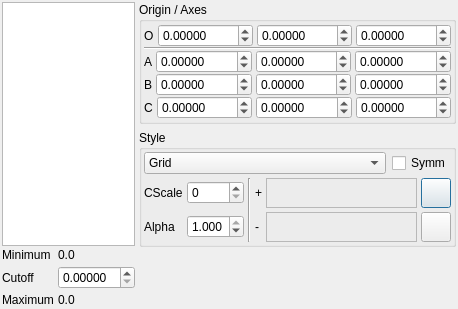
<ui version="4.0" >
 <class>GridsDialog</class>
 <widget class="QDialog" name="GridsDialog" >
  <property name="geometry" >
   <rect>
    <x>0</x>
    <y>0</y>
    <width>414</width>
    <height>309</height>
   </rect>
  </property>
  <property name="windowTitle" >
   <string>Grids</string>
  </property>
  <property name="windowIcon" >
   <iconset resource="icons.qrc" >:/stackicons/icons/stack_surfaces.svg</iconset>
  </property>
  <layout class="QHBoxLayout" >
   <property name="margin" >
    <number>2</number>
   </property>
   <property name="spacing" >
    <number>4</number>
   </property>
   <item>
    <layout class="QVBoxLayout" >
     <property name="margin" >
      <number>0</number>
     </property>
     <property name="spacing" >
      <number>0</number>
     </property>
     <item>
      <widget class="QFrame" name="menuFrame" >
       <property name="minimumSize" >
        <size>
         <width>0</width>
         <height>0</height>
        </size>
       </property>
       <property name="frameShape" >
        <enum>QFrame::NoFrame</enum>
       </property>
       <property name="frameShadow" >
        <enum>QFrame::Plain</enum>
       </property>
      </widget>
     </item>
     <item>
      <layout class="QHBoxLayout" >
       <property name="margin" >
        <number>0</number>
       </property>
       <property name="spacing" >
        <number>4</number>
       </property>
       <item>
        <layout class="QVBoxLayout" >
         <property name="margin" >
          <number>0</number>
         </property>
         <property name="spacing" >
          <number>2</number>
         </property>
         <item>
          <widget class="QListWidget" name="GridList" >
           <property name="sizePolicy" >
            <sizepolicy>
             <hsizetype>7</hsizetype>
             <vsizetype>7</vsizetype>
             <horstretch>100</horstretch>
             <verstretch>0</verstretch>
            </sizepolicy>
           </property>
          </widget>
         </item>
         <item>
          <layout class="QGridLayout" >
           <property name="margin" >
            <number>0</number>
           </property>
           <property name="spacing" >
            <number>4</number>
           </property>
           <item row="1" column="1" >
            <widget class="QDoubleSpinBox" name="GridCutoffSpin" >
             <property name="sizePolicy" >
              <sizepolicy>
               <hsizetype>7</hsizetype>
               <vsizetype>0</vsizetype>
               <horstretch>0</horstretch>
               <verstretch>0</verstretch>
              </sizepolicy>
             </property>
             <property name="decimals" >
              <number>5</number>
             </property>
             <property name="singleStep" >
              <double>0.001000000000000</double>
             </property>
            </widget>
           </item>
           <item row="2" column="1" >
            <widget class="QLabel" name="GridMaximumLabel" >
             <property name="sizePolicy" >
              <sizepolicy>
               <hsizetype>7</hsizetype>
               <vsizetype>5</vsizetype>
               <horstretch>0</horstretch>
               <verstretch>0</verstretch>
              </sizepolicy>
             </property>
             <property name="text" >
              <string>0.0</string>
             </property>
            </widget>
           </item>
           <item row="1" column="0" >
            <widget class="QLabel" name="label_37" >
             <property name="text" >
              <string>Cutoff</string>
             </property>
            </widget>
           </item>
           <item row="0" column="1" >
            <widget class="QLabel" name="GridMinimumLabel" >
             <property name="sizePolicy" >
              <sizepolicy>
               <hsizetype>7</hsizetype>
               <vsizetype>5</vsizetype>
               <horstretch>0</horstretch>
               <verstretch>0</verstretch>
              </sizepolicy>
             </property>
             <property name="text" >
              <string>0.0</string>
             </property>
            </widget>
           </item>
           <item row="0" column="0" >
            <widget class="QLabel" name="label_34" >
             <property name="text" >
              <string>Minimum</string>
             </property>
            </widget>
           </item>
           <item row="2" column="0" >
            <widget class="QLabel" name="label_35" >
             <property name="text" >
              <string>Maximum</string>
             </property>
            </widget>
           </item>
          </layout>
         </item>
        </layout>
       </item>
       <item>
        <layout class="QVBoxLayout" >
         <property name="margin" >
          <number>0</number>
         </property>
         <property name="spacing" >
          <number>6</number>
         </property>
         <item>
          <widget class="QGroupBox" name="GridOriginGroup" >
           <property name="sizePolicy" >
            <sizepolicy>
             <hsizetype>1</hsizetype>
             <vsizetype>5</vsizetype>
             <horstretch>0</horstretch>
             <verstretch>0</verstretch>
            </sizepolicy>
           </property>
           <property name="title" >
            <string>Origin / Axes</string>
           </property>
           <layout class="QVBoxLayout" >
            <property name="margin" >
             <number>2</number>
            </property>
            <property name="spacing" >
             <number>0</number>
            </property>
            <item>
             <layout class="QHBoxLayout" >
              <property name="margin" >
               <number>0</number>
              </property>
              <property name="spacing" >
               <number>4</number>
              </property>
              <item>
               <widget class="QLabel" name="label_31" >
                <property name="sizePolicy" >
                 <sizepolicy>
                  <hsizetype>1</hsizetype>
                  <vsizetype>5</vsizetype>
                  <horstretch>0</horstretch>
                  <verstretch>0</verstretch>
                 </sizepolicy>
                </property>
                <property name="text" >
                 <string>O</string>
                </property>
               </widget>
              </item>
              <item>
               <widget class="QDoubleSpinBox" name="GridOriginXSpin" >
                <property name="sizePolicy" >
                 <sizepolicy>
                  <hsizetype>7</hsizetype>
                  <vsizetype>0</vsizetype>
                  <horstretch>0</horstretch>
                  <verstretch>0</verstretch>
                 </sizepolicy>
                </property>
                <property name="decimals" >
                 <number>5</number>
                </property>
                <property name="maximum" >
                 <double>1000.000000000000000</double>
                </property>
                <property name="minimum" >
                 <double>-1000.000000000000000</double>
                </property>
               </widget>
              </item>
              <item>
               <widget class="QDoubleSpinBox" name="GridOriginYSpin" >
                <property name="sizePolicy" >
                 <sizepolicy>
                  <hsizetype>7</hsizetype>
                  <vsizetype>0</vsizetype>
                  <horstretch>0</horstretch>
                  <verstretch>0</verstretch>
                 </sizepolicy>
                </property>
                <property name="decimals" >
                 <number>5</number>
                </property>
                <property name="maximum" >
                 <double>1000.000000000000000</double>
                </property>
                <property name="minimum" >
                 <double>-1000.000000000000000</double>
                </property>
               </widget>
              </item>
              <item>
               <widget class="QDoubleSpinBox" name="GridOriginZSpin" >
                <property name="sizePolicy" >
                 <sizepolicy>
                  <hsizetype>7</hsizetype>
                  <vsizetype>0</vsizetype>
                  <horstretch>0</horstretch>
                  <verstretch>0</verstretch>
                 </sizepolicy>
                </property>
                <property name="decimals" >
                 <number>5</number>
                </property>
                <property name="maximum" >
                 <double>1000.000000000000000</double>
                </property>
                <property name="minimum" >
                 <double>-1000.000000000000000</double>
                </property>
               </widget>
              </item>
             </layout>
            </item>
            <item>
             <widget class="Line" name="line_3" >
              <property name="orientation" >
               <enum>Qt::Horizontal</enum>
              </property>
             </widget>
            </item>
            <item>
             <layout class="QHBoxLayout" >
              <property name="margin" >
               <number>0</number>
              </property>
              <property name="spacing" >
               <number>4</number>
              </property>
              <item>
               <widget class="QLabel" name="label_36" >
                <property name="sizePolicy" >
                 <sizepolicy>
                  <hsizetype>1</hsizetype>
                  <vsizetype>5</vsizetype>
                  <horstretch>0</horstretch>
                  <verstretch>0</verstretch>
                 </sizepolicy>
                </property>
                <property name="text" >
                 <string>A</string>
                </property>
               </widget>
              </item>
              <item>
               <widget class="QDoubleSpinBox" name="GridAxesAXSpin" >
                <property name="sizePolicy" >
                 <sizepolicy>
                  <hsizetype>7</hsizetype>
                  <vsizetype>0</vsizetype>
                  <horstretch>0</horstretch>
                  <verstretch>0</verstretch>
                 </sizepolicy>
                </property>
                <property name="decimals" >
                 <number>5</number>
                </property>
                <property name="maximum" >
                 <double>10.000000000000000</double>
                </property>
                <property name="minimum" >
                 <double>-10.000000000000000</double>
                </property>
                <property name="singleStep" >
                 <double>0.100000000000000</double>
                </property>
               </widget>
              </item>
              <item>
               <widget class="QDoubleSpinBox" name="GridAxesAYSpin" >
                <property name="sizePolicy" >
                 <sizepolicy>
                  <hsizetype>7</hsizetype>
                  <vsizetype>0</vsizetype>
                  <horstretch>0</horstretch>
                  <verstretch>0</verstretch>
                 </sizepolicy>
                </property>
                <property name="decimals" >
                 <number>5</number>
                </property>
                <property name="maximum" >
                 <double>10.000000000000000</double>
                </property>
                <property name="minimum" >
                 <double>-10.000000000000000</double>
                </property>
                <property name="singleStep" >
                 <double>0.100000000000000</double>
                </property>
               </widget>
              </item>
              <item>
               <widget class="QDoubleSpinBox" name="GridAxesAZSpin" >
                <property name="sizePolicy" >
                 <sizepolicy>
                  <hsizetype>7</hsizetype>
                  <vsizetype>0</vsizetype>
                  <horstretch>0</horstretch>
                  <verstretch>0</verstretch>
                 </sizepolicy>
                </property>
                <property name="decimals" >
                 <number>5</number>
                </property>
                <property name="maximum" >
                 <double>10.000000000000000</double>
                </property>
                <property name="minimum" >
                 <double>-10.000000000000000</double>
                </property>
                <property name="singleStep" >
                 <double>0.100000000000000</double>
                </property>
               </widget>
              </item>
             </layout>
            </item>
            <item>
             <layout class="QHBoxLayout" >
              <property name="margin" >
               <number>0</number>
              </property>
              <property name="spacing" >
               <number>4</number>
              </property>
              <item>
               <widget class="QLabel" name="label_32" >
                <property name="sizePolicy" >
                 <sizepolicy>
                  <hsizetype>1</hsizetype>
                  <vsizetype>5</vsizetype>
                  <horstretch>0</horstretch>
                  <verstretch>0</verstretch>
                 </sizepolicy>
                </property>
                <property name="text" >
                 <string>B</string>
                </property>
               </widget>
              </item>
              <item>
               <widget class="QDoubleSpinBox" name="GridAxesBXSpin" >
                <property name="sizePolicy" >
                 <sizepolicy>
                  <hsizetype>7</hsizetype>
                  <vsizetype>0</vsizetype>
                  <horstretch>0</horstretch>
                  <verstretch>0</verstretch>
                 </sizepolicy>
                </property>
                <property name="decimals" >
                 <number>5</number>
                </property>
                <property name="maximum" >
                 <double>10.000000000000000</double>
                </property>
                <property name="minimum" >
                 <double>-10.000000000000000</double>
                </property>
                <property name="singleStep" >
                 <double>0.100000000000000</double>
                </property>
               </widget>
              </item>
              <item>
               <widget class="QDoubleSpinBox" name="GridAxesBYSpin" >
                <property name="sizePolicy" >
                 <sizepolicy>
                  <hsizetype>7</hsizetype>
                  <vsizetype>0</vsizetype>
                  <horstretch>0</horstretch>
                  <verstretch>0</verstretch>
                 </sizepolicy>
                </property>
                <property name="decimals" >
                 <number>5</number>
                </property>
                <property name="maximum" >
                 <double>10.000000000000000</double>
                </property>
                <property name="minimum" >
                 <double>-10.000000000000000</double>
                </property>
                <property name="singleStep" >
                 <double>0.100000000000000</double>
                </property>
               </widget>
              </item>
              <item>
               <widget class="QDoubleSpinBox" name="GridAxesBZSpin" >
                <property name="sizePolicy" >
                 <sizepolicy>
                  <hsizetype>7</hsizetype>
                  <vsizetype>0</vsizetype>
                  <horstretch>0</horstretch>
                  <verstretch>0</verstretch>
                 </sizepolicy>
                </property>
                <property name="decimals" >
                 <number>5</number>
                </property>
                <property name="maximum" >
                 <double>10.000000000000000</double>
                </property>
                <property name="minimum" >
                 <double>-10.000000000000000</double>
                </property>
                <property name="singleStep" >
                 <double>0.100000000000000</double>
                </property>
               </widget>
              </item>
             </layout>
            </item>
            <item>
             <layout class="QHBoxLayout" >
              <property name="margin" >
               <number>0</number>
              </property>
              <property name="spacing" >
               <number>4</number>
              </property>
              <item>
               <widget class="QLabel" name="label_33" >
                <property name="sizePolicy" >
                 <sizepolicy>
                  <hsizetype>1</hsizetype>
                  <vsizetype>5</vsizetype>
                  <horstretch>0</horstretch>
                  <verstretch>0</verstretch>
                 </sizepolicy>
                </property>
                <property name="text" >
                 <string>C</string>
                </property>
               </widget>
              </item>
              <item>
               <widget class="QDoubleSpinBox" name="GridAxesCXSpin" >
                <property name="sizePolicy" >
                 <sizepolicy>
                  <hsizetype>7</hsizetype>
                  <vsizetype>0</vsizetype>
                  <horstretch>0</horstretch>
                  <verstretch>0</verstretch>
                 </sizepolicy>
                </property>
                <property name="decimals" >
                 <number>5</number>
                </property>
                <property name="maximum" >
                 <double>10.000000000000000</double>
                </property>
                <property name="minimum" >
                 <double>-10.000000000000000</double>
                </property>
                <property name="singleStep" >
                 <double>0.100000000000000</double>
                </property>
               </widget>
              </item>
              <item>
               <widget class="QDoubleSpinBox" name="GridAxesCYSpin" >
                <property name="sizePolicy" >
                 <sizepolicy>
                  <hsizetype>7</hsizetype>
                  <vsizetype>0</vsizetype>
                  <horstretch>0</horstretch>
                  <verstretch>0</verstretch>
                 </sizepolicy>
                </property>
                <property name="decimals" >
                 <number>5</number>
                </property>
                <property name="maximum" >
                 <double>10.000000000000000</double>
                </property>
                <property name="minimum" >
                 <double>-10.000000000000000</double>
                </property>
                <property name="singleStep" >
                 <double>0.100000000000000</double>
                </property>
               </widget>
              </item>
              <item>
               <widget class="QDoubleSpinBox" name="GridAxesCZSpin" >
                <property name="sizePolicy" >
                 <sizepolicy>
                  <hsizetype>7</hsizetype>
                  <vsizetype>0</vsizetype>
                  <horstretch>0</horstretch>
                  <verstretch>0</verstretch>
                 </sizepolicy>
                </property>
                <property name="decimals" >
                 <number>5</number>
                </property>
                <property name="maximum" >
                 <double>10.000000000000000</double>
                </property>
                <property name="minimum" >
                 <double>-10.000000000000000</double>
                </property>
                <property name="singleStep" >
                 <double>0.100000000000000</double>
                </property>
               </widget>
              </item>
             </layout>
            </item>
           </layout>
          </widget>
         </item>
         <item>
          <widget class="QGroupBox" name="SurfaceStyleGroup" >
           <property name="sizePolicy" >
            <sizepolicy>
             <hsizetype>1</hsizetype>
             <vsizetype>1</vsizetype>
             <horstretch>0</horstretch>
             <verstretch>0</verstretch>
            </sizepolicy>
           </property>
           <property name="title" >
            <string>Style</string>
           </property>
           <layout class="QVBoxLayout" >
            <property name="margin" >
             <number>2</number>
            </property>
            <property name="spacing" >
             <number>4</number>
            </property>
            <item>
             <layout class="QHBoxLayout" >
              <property name="margin" >
               <number>0</number>
              </property>
              <property name="spacing" >
               <number>6</number>
              </property>
              <item>
               <widget class="QComboBox" name="GridStyleCombo" >
                <property name="sizePolicy" >
                 <sizepolicy>
                  <hsizetype>7</hsizetype>
                  <vsizetype>0</vsizetype>
                  <horstretch>0</horstretch>
                  <verstretch>0</verstretch>
                 </sizepolicy>
                </property>
                <item>
                 <property name="text" >
                  <string>Grid</string>
                 </property>
                </item>
                <item>
                 <property name="text" >
                  <string>Points</string>
                 </property>
                </item>
                <item>
                 <property name="text" >
                  <string>Triangles</string>
                 </property>
                </item>
                <item>
                 <property name="text" >
                  <string>Solid</string>
                 </property>
                </item>
               </widget>
              </item>
              <item>
               <widget class="QCheckBox" name="GridSymmetricCheck" >
                <property name="text" >
                 <string>Symm</string>
                </property>
               </widget>
              </item>
             </layout>
            </item>
            <item>
             <layout class="QGridLayout" >
              <property name="margin" >
               <number>0</number>
              </property>
              <property name="spacing" >
               <number>4</number>
              </property>
              <item row="0" column="0" >
               <widget class="QLabel" name="label_54" >
                <property name="text" >
                 <string>CScale</string>
                </property>
               </widget>
              </item>
              <item row="1" column="0" >
               <widget class="QLabel" name="label_38" >
                <property name="text" >
                 <string>Alpha</string>
                </property>
               </widget>
              </item>
              <item row="0" column="5" >
               <widget class="QPushButton" name="GridNegativeColourButton" >
                <property name="sizePolicy" >
                 <sizepolicy>
                  <hsizetype>5</hsizetype>
                  <vsizetype>5</vsizetype>
                  <horstretch>0</horstretch>
                  <verstretch>0</verstretch>
                 </sizepolicy>
                </property>
                <property name="minimumSize" >
                 <size>
                  <width>30</width>
                  <height>30</height>
                 </size>
                </property>
                <property name="maximumSize" >
                 <size>
                  <width>30</width>
                  <height>30</height>
                 </size>
                </property>
                <property name="text" >
                 <string/>
                </property>
                <property name="icon" >
                 <iconset resource="icons.qrc" >:/basic/icons/basic_colour.svg</iconset>
                </property>
               </widget>
              </item>
              <item row="1" column="3" >
               <widget class="QLabel" name="label_53" >
                <property name="sizePolicy" >
                 <sizepolicy>
                  <hsizetype>1</hsizetype>
                  <vsizetype>5</vsizetype>
                  <horstretch>0</horstretch>
                  <verstretch>0</verstretch>
                 </sizepolicy>
                </property>
                <property name="text" >
                 <string>-</string>
                </property>
               </widget>
              </item>
              <item row="1" column="5" >
               <widget class="QPushButton" name="GridPositiveColourButton" >
                <property name="sizePolicy" >
                 <sizepolicy>
                  <hsizetype>5</hsizetype>
                  <vsizetype>5</vsizetype>
                  <horstretch>0</horstretch>
                  <verstretch>0</verstretch>
                 </sizepolicy>
                </property>
                <property name="minimumSize" >
                 <size>
                  <width>30</width>
                  <height>30</height>
                 </size>
                </property>
                <property name="maximumSize" >
                 <size>
                  <width>30</width>
                  <height>30</height>
                 </size>
                </property>
                <property name="text" >
                 <string/>
                </property>
                <property name="icon" >
                 <iconset resource="icons.qrc" >:/basic/icons/basic_colour.svg</iconset>
                </property>
               </widget>
              </item>
              <item row="1" column="4" >
               <widget class="TColourFrame" name="GridPositiveColourFrame" >
                <property name="sizePolicy" >
                 <sizepolicy>
                  <hsizetype>7</hsizetype>
                  <vsizetype>13</vsizetype>
                  <horstretch>0</horstretch>
                  <verstretch>0</verstretch>
                 </sizepolicy>
                </property>
                <property name="minimumSize" >
                 <size>
                  <width>24</width>
                  <height>24</height>
                 </size>
                </property>
                <property name="frameShape" >
                 <enum>QFrame::StyledPanel</enum>
                </property>
                <property name="frameShadow" >
                 <enum>QFrame::Raised</enum>
                </property>
               </widget>
              </item>
              <item row="0" column="1" >
               <widget class="QSpinBox" name="GridColourscaleSpin" >
                <property name="maximum" >
                 <number>10</number>
                </property>
               </widget>
              </item>
              <item row="1" column="1" >
               <widget class="QDoubleSpinBox" name="GridTransparencySpin" >
                <property name="decimals" >
                 <number>3</number>
                </property>
                <property name="maximum" >
                 <double>1.000000000000000</double>
                </property>
                <property name="singleStep" >
                 <double>0.050000000000000</double>
                </property>
                <property name="value" >
                 <double>1.000000000000000</double>
                </property>
               </widget>
              </item>
              <item row="0" column="3" >
               <widget class="QLabel" name="label_7" >
                <property name="sizePolicy" >
                 <sizepolicy>
                  <hsizetype>1</hsizetype>
                  <vsizetype>5</vsizetype>
                  <horstretch>0</horstretch>
                  <verstretch>0</verstretch>
                 </sizepolicy>
                </property>
                <property name="text" >
                 <string>+</string>
                </property>
               </widget>
              </item>
              <item row="0" column="4" >
               <widget class="TColourFrame" name="GridNegativeColourFrame" >
                <property name="sizePolicy" >
                 <sizepolicy>
                  <hsizetype>7</hsizetype>
                  <vsizetype>13</vsizetype>
                  <horstretch>0</horstretch>
                  <verstretch>0</verstretch>
                 </sizepolicy>
                </property>
                <property name="minimumSize" >
                 <size>
                  <width>24</width>
                  <height>24</height>
                 </size>
                </property>
                <property name="frameShape" >
                 <enum>QFrame::StyledPanel</enum>
                </property>
                <property name="frameShadow" >
                 <enum>QFrame::Raised</enum>
                </property>
               </widget>
              </item>
              <item rowspan="2" row="0" column="2" >
               <widget class="Line" name="line" >
                <property name="orientation" >
                 <enum>Qt::Vertical</enum>
                </property>
               </widget>
              </item>
             </layout>
            </item>
           </layout>
          </widget>
         </item>
         <item>
          <spacer>
           <property name="orientation" >
            <enum>Qt::Vertical</enum>
           </property>
           <property name="sizeHint" >
            <size>
             <width>20</width>
             <height>40</height>
            </size>
           </property>
          </spacer>
         </item>
        </layout>
       </item>
      </layout>
     </item>
    </layout>
   </item>
  </layout>
  <action name="actionGridCopy" >
   <property name="text" >
    <string>Copy</string>
   </property>
  </action>
  <action name="actionGridCut" >
   <property name="text" >
    <string>Cut</string>
   </property>
  </action>
  <action name="actionGridDelete" >
   <property name="text" >
    <string>Delete</string>
   </property>
  </action>
  <action name="actionGridPaste" >
   <property name="icon" >
    <iconset resource="icons.qrc" >:/edit/icons/edit_paste.svg</iconset>
   </property>
   <property name="text" >
    <string>Paste</string>
   </property>
  </action>
  <action name="actionGridLoad" >
   <property name="icon" >
    <iconset resource="icons.qrc" >:/file/icons/file_open.svg</iconset>
   </property>
   <property name="text" >
    <string>Load</string>
   </property>
  </action>
 </widget>
 <customwidgets>
  <customwidget>
   <class>TColourFrame</class>
   <extends>QFrame</extends>
   <header>tcolourframe.uih</header>
  </customwidget>
 </customwidgets>
 <resources>
  <include location="icons.qrc" />
 </resources>
 <connections/>
</ui>
